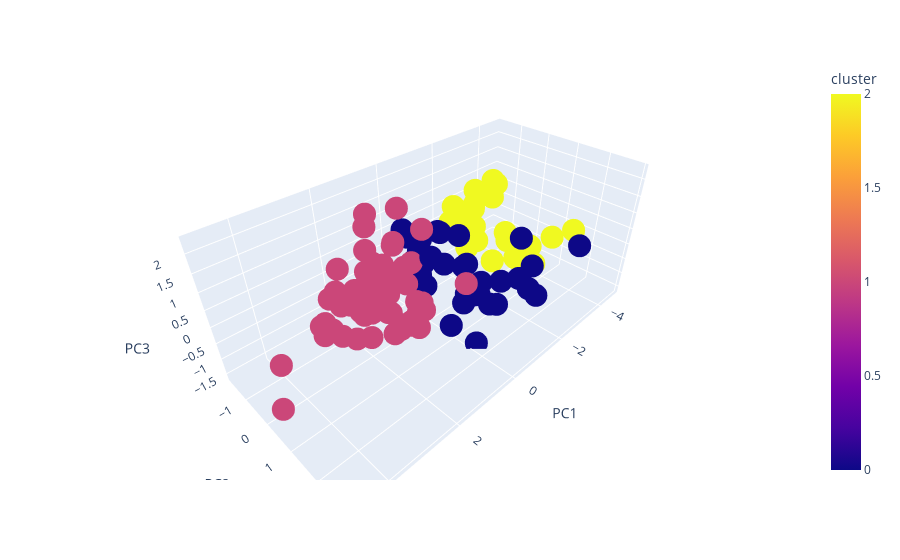

Here is the notebook cell this chart was saved with:
### Code cell
import plotly.express as px
fig = px.scatter_3d(df_pca3, x=df_pca3['PC1'], y= df_pca3['PC2'], z=df_pca3['PC3'], color=df_pca3['cluster']) 
fig.show()
